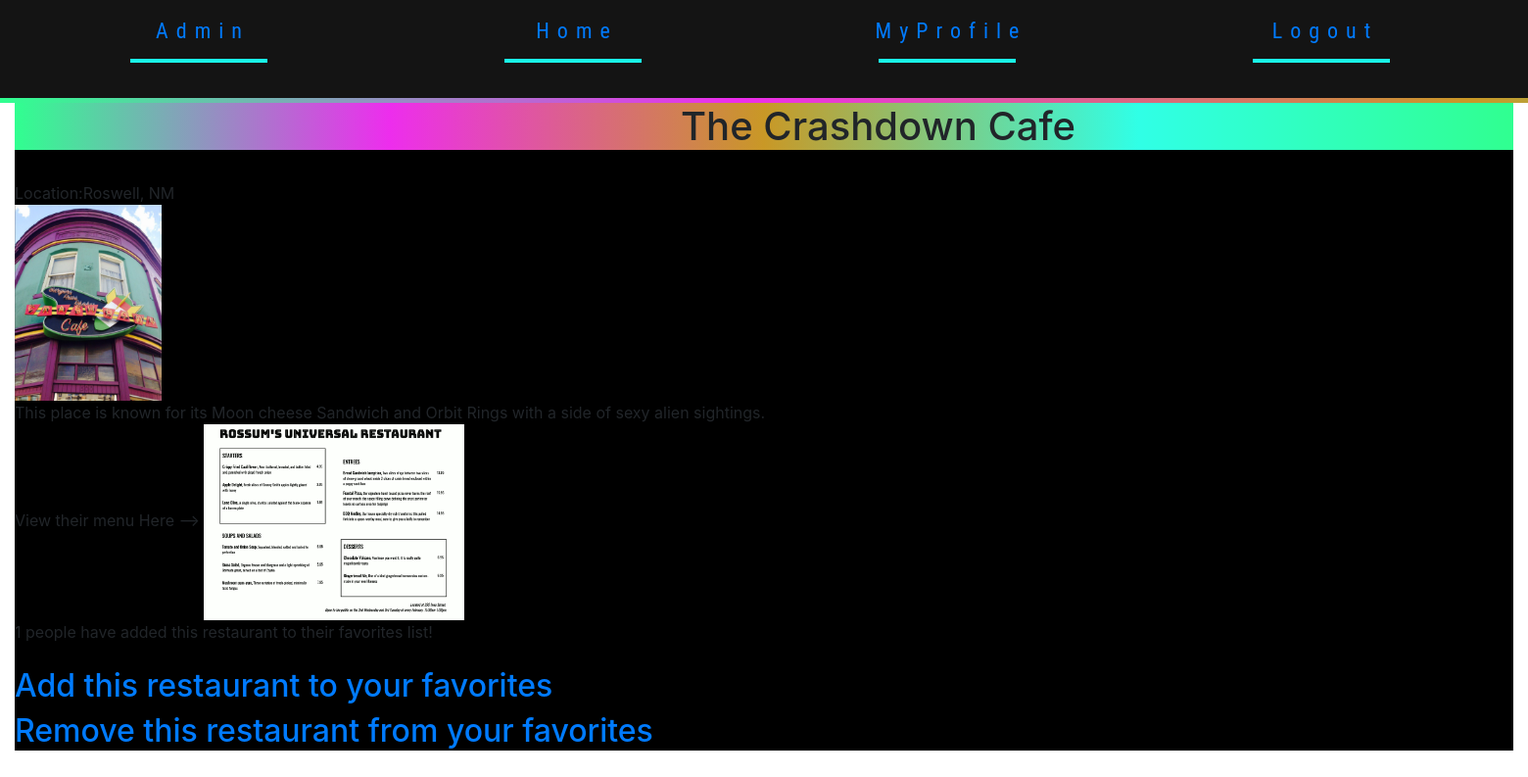
The page /restaurant/5/ (signed in) on the database as committed earlier.
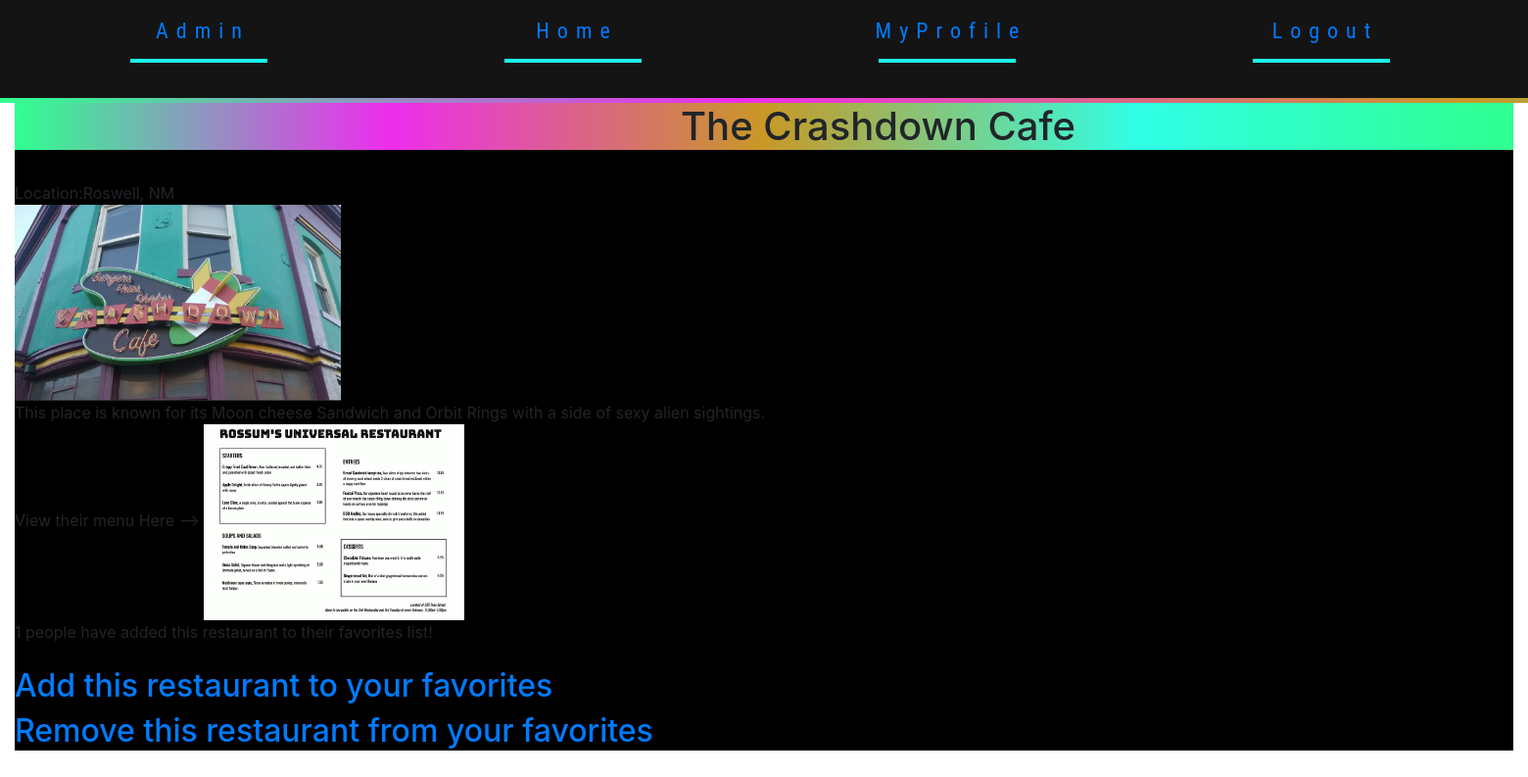
The same page on the database as committed later.
### restaurants/models.py (models this page shows, shortened)
class Restaurant(models.Model):
    name = models.TextField(max_length=200)
    location = models.TextField(max_length=200)
    pic_icon = models.ImageField(
        upload_to="rest_images/", height_field=None, width_field=None, max_length=None)
    sig_dish = models.TextField(max_length=200)
    num_favs = models.IntegerField(default=0)
    menu = models.ImageField(
        upload_to="rest_images/", blank=True, null=True
)

### restaurants/views.py (the view)
# urls.py: path('restaurant/<int:restaurant_id>/', rest_views.RestaurantDetailView.as_view(), name="rest_detail"),
class RestaurantDetailView(LoginRequiredMixin, View):
    def get(self, request, restaurant_id: int):
        template_name= "rest_detail.html"
        restaurant = Restaurant.objects.get(id=restaurant_id)
        users = TFRUser.objects.all()
        fav_num = 0
        for user in users:
            for restaurant_fav in user.favorites.all():
                if restaurant_fav == restaurant:
                    fav_num += 1
        context = {'restaurant': restaurant, 'fav_num': fav_num}
        return render(request, template_name, context)

### templates/rest_detail.html (shortened to what this page needs)
{% extends 'base.html' %} {% block navbar %} {% include 'nav.html' %}{% endblock %} {% block content %}
<div class="rest_detail_styles">
  <div class="text-effect">
    <div class="gradient">
      <h1 class="neon" data-text="Neon" contenteditable>&emsp;&emsp;&emsp;&emsp;&emsp;&emsp;&emsp;&emsp;&emsp;&emsp;&emsp;&emsp;&emsp;&emsp;&emsp;&emsp;&emsp;{{restaurant.name}}</h1>
    </div>
  </div>
  <div id="content" , name="content" , class="main">
    <br />
    Location:{{restaurant.location}}
    <br />
    <img height="200" src="{{restaurant.pic_icon.url}}" alt="{{ restaurant.name }}" />
    <br />
    This place is known for its {{restaurant.sig_dish}}
    <br />
    <img height="200" src="{{restaurant.menu.url}}" alt="Restaurant Menu Not Available" />
    <br />
    {{restaurant.num_favs}} people have added this restaurant to their favorites list!
    <br />
    <br />
    <h2><a href="/restaurant/{{ restaurant.id }}/favorite/">Add this restaurant to your favorites</a></h2>
    <h2><a href="/restaurant/{{ restaurant.id }}/unfavorite/">Remove this restaurant from your favorites</a></h2>
  </div>
</div>
{% endblock %}

### templates/base.html (shortened to what this page needs)
{% load static %}
<!DOCTYPE html>
<html>
  <head>
    <link rel="stylesheet" href="{% static 'styles.css' %}" />
    <link
      href="https://cdn.jsdelivr.net/npm/bootstrap@5.0.2/dist/css/bootstrap.min.css"
      rel="stylesheet"
    />
    <link
      rel="stylesheet"
      href="https://maxcdn.bootstrapcdn.com/bootstrap/4.0.0/css/bootstrap.min.css"
    />
  </head>
  <body>
    <div class="sticky-top">{% block navbar %} {% endblock %}</div>
    <div class="container-fluid">{% block content %} {% endblock %}</div>
  </body>
</html>

### templates/nav.html (shortened to what this page needs)
{% extends 'base.html' %} {% block navbar %}
<div class="nav-back navbar mycontainer">
  <div class="svg-wrapper">
    <svg height="60" width="320" xmlns="http://www.w3.org/2000/svg">
      <rect class="shape" height="60" width="320" />
      <div class="text">
        <a href="/admin/">Admin</a>
      </div>
    </svg>
  </div>
  {% if user.is_authenticated %}
  <div class="svg-wrapper">
    <svg height="60" width="320" xmlns="http://www.w3.org/2000/svg">
      <rect class="shape" height="60" width="320" />
      <div class="text"><a href="/">Home</a></div>
    </svg>
  </div>
  <div class="svg-wrapper">
    <svg height="60" width="320" xmlns="http://www.w3.org/2000/svg">
      <rect class="shape" height="60" width="320" />
      <div class="text"><a href="/user/{{user.id}}/">MyProfile</a></div>
    </svg>
  </div>
  <div class="svg-wrapper">
    <svg height="60" width="320" xmlns="http://www.w3.org/2000/svg">
      <rect class="shape" height="60" width="320" />
      <div class="text"><a href="/logout/">Logout</a></div>
    </svg>
  </div>
  {% endif %}
</div>
<div class="nav_bottom_border">
  <section class="seperator-wrapper">
    <div class="seperator gradient"></div>
  </section>
</div>
{% endblock %}

### static/styles.css (style rules this page uses)
.nav-back { background: rgb(20, 20, 20); text-align: center; height: 100px; }
html { background: rgb(255, 255, 255); }
a { text-decoration: none !important; }
.mycontainer { height: 100px; display: flex; flex-direction: row; justify-content: center; }
.svg-wrapper { position: relative; top: 50%; transform: translateY(-50%); margin: 0 auto; width: 320px; }
.text { font-family: "Roboto Condensed"; font-size: 22px; line-height: 32px; letter-spacing: 8px; color: #fff; top: -48px; position: relative; }
.gradient { background: rgb(48, 255, 144); background: -moz-linear-gradient( left, rgba(48, 255, 144, 1) 0%, rgba(237, 45, 237, 1) 25%, rgba(201, 152, 38, 1) 50%, rgba(48, 255, 230, 1) 75%, rgba(48, 255, 144, 1) 100% ); background: -webkit-gradient( linear, left top, right top, color-stop(0%, rgba(48, 255, 144, 1)), color-stop(25%, rgba(237, 45, 237, 1)), color-stop(50%, rgba(201, 152, 38, 1)), color-stop(75%, rgba(48, 255, 230, 1)), color-stop(100%, rgba(48, 255, 144, 1)) ); background: -webkit-linear-gradient( left, rgba(48, 255, 144, 1) 0%, rgba(237, 45, 237, 1) 25%, rgba(201, 152, 38, 1) 50%, rgba(48, 255, 230, 1) 75%, rgba(48, 255, 144, 1) 100% ); background: -o-linear-gradient( left, rgba(48, 255, 144, 1) 0%, rgba(237, 45, 237, 1) 25%, rgba(201, 152, 38, 1) 50%, rgba(48, 255, 230, 1) 75%, rgba(48, 255, 144, 1) 100% ); background: -ms-linear-gradient( left, rgba(48, 255, 144, 1) 0%, rgba(237, 45, 237, 1) 25%, rgba(201, 152, 38, 1) 50%, rgba(48, 255, 230, 1) 75%, rgba(48, 255, 144, 1) 100% ); background: linear-gradient( to right, rgba(48, 255, 144, 1) 0%, rgba(237, 45, 237, 1) 25%, rgba(201, 152, 38, 1) 50%, rgba(48, 255, 230, 1) 75%, rgba(48, 255, 144, 1) 100% ); filter: progid:DXImageTransform.Microsoft.gradient( startColorstr='#30ff90', endColorstr='#30ff90',GradientType=1 ); }
.rest_detail_styles { background-color: black; }
.text-effect { overflow: hidden; position: relative; filter: contrast(110%) brightness(190%); }

Rows that differ between the two databases and show on the page:
changed Restaurant "The Crashdown Cafe": pic_icon: a different picture
